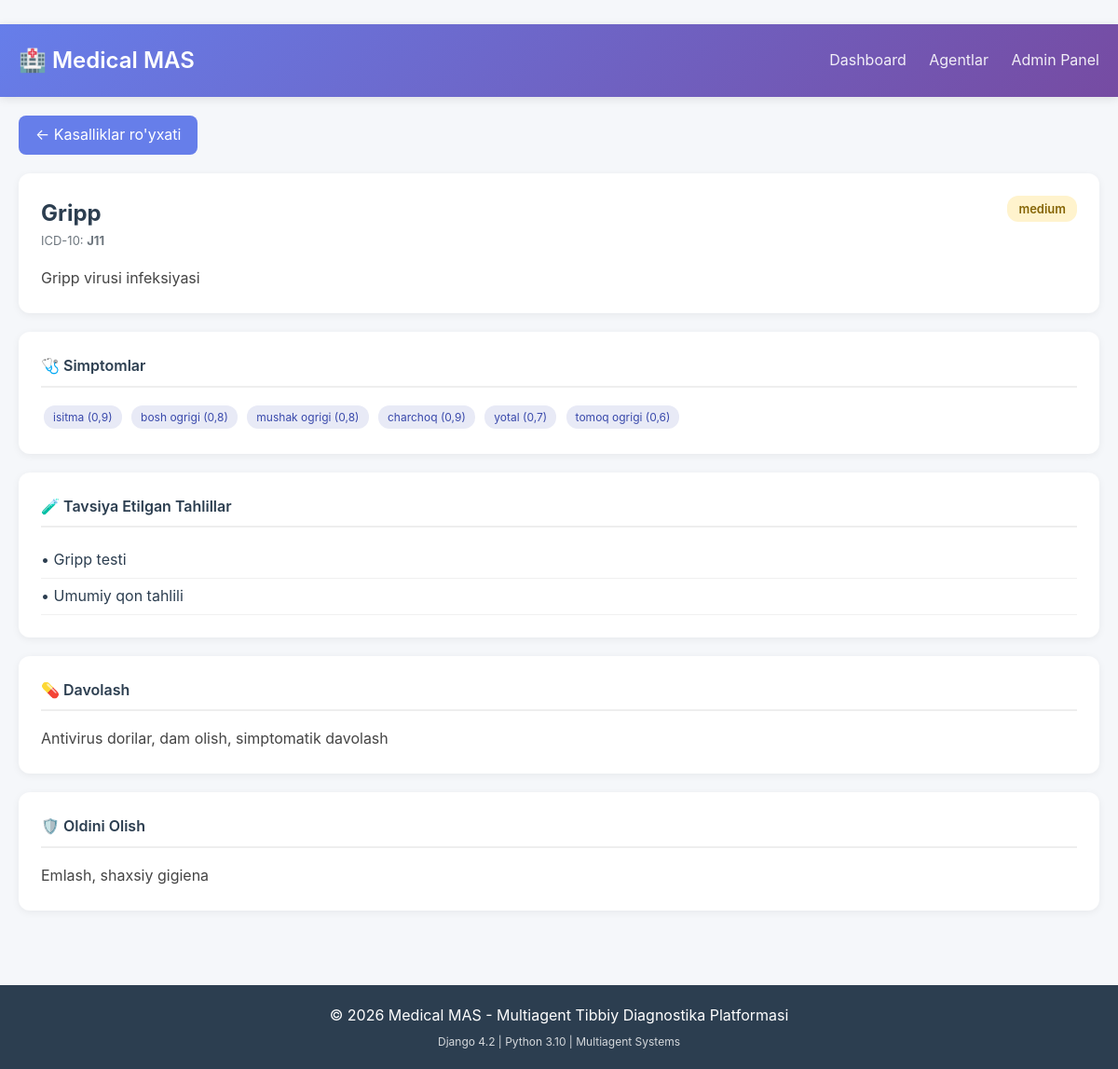
The page /diagnostics/diseases/2/ (signed in) on the database its author committed.
### apps/diagnostics/models.py (models this page shows, shortened)
class DiseasePattern(models.Model):
    name = models.CharField('Kasallik nomi', max_length=200, unique=True)
    icd_code = models.CharField('ICD-10 Kod', max_length=10, blank=True)
    description = models.TextField('Tavsif')
    symptoms = models.JSONField('Simptomlar', default=dict)
    severity = models.CharField(
        'Og\'irlik darajasi',
        max_length=20,
        choices=[(k, v) for k, v in SEVERITY_LEVELS.items()],
        default='MEDIUM'
    )
    recommended_tests = models.JSONField('Tavsiya etiladigan tahlillar', default=list)
    treatment_options = models.TextField('Davolash yo\'llari', blank=True)
    prevention = models.TextField('Oldini olish', blank=True)
    is_active = models.BooleanField('Faol', default=True)
    created_at = models.DateTimeField(auto_now_add=True)
    updated_at = models.DateTimeField(auto_now=True)
    class Meta:
        verbose_name = 'Kasallik Naqshi'
        verbose_name_plural = 'Kasallik Naqshlari'
        ordering = ['name']

### apps/diagnostics/views.py (the view)
# urls.py: path('diseases/<int:pk>/', views.disease_detail, name='disease_detail'),
@login_required
def disease_detail(request, pk):
    disease = get_object_or_404(DiseasePattern, pk=pk)
    context = {
        'disease': disease,
        'title': disease.name
    }
    return render(request, 'diagnostics/disease_detail.html', context)

### templates/diagnostics/disease_detail.html (shortened to what this page needs)
﻿{% extends "base.html" %}
{% block content %}
<div class="container">
  <a href="{% url 'diagnostics:disease_list' %}" class="back-btn">← Kasalliklar ro'yxati</a>
  <div class="card">
    <div style="display:flex; justify-content:space-between; align-items:flex-start; margin-bottom:16px;">
      <div>
        <h2 style="font-size:24px;">{{ disease.name }}</h2>
        {% if disease.icd_code %}<span style="font-size:13px; color:#6c757d;">ICD-10: <strong>{{ disease.icd_code }}</strong></span>{% endif %}
      </div>
      <span class="severity severity-{{ disease.severity }}">{{ disease.get_severity_display }}</span>
    </div>
    <p style="color:#444; line-height:1.7;">{{ disease.description }}</p>
  </div>
  {% if disease.symptoms %}
  <div class="card">
    <h3>🩺 Simptomlar</h3>
    {% for symptom, weight in disease.symptoms.items %}
    <span class="tag">{{ symptom }} ({{ weight }})</span>
    {% endfor %}
  </div>
  {% endif %}
  {% if disease.recommended_tests %}
  <div class="card">
    <h3>🧪 Tavsiya Etilgan Tahlillar</h3>
    {% for test in disease.recommended_tests %}<p style="padding:6px 0; border-bottom:1px solid #f0f0f0;">• {{ test }}</p>{% endfor %}
  </div>
  {% endif %}
  {% if disease.treatment_options %}
  <div class="card">
    <h3>💊 Davolash</h3>
    <p style="white-space:pre-line; color:#444; line-height:1.7;">{{ disease.treatment_options }}</p>
  </div>
  {% endif %}
  {% if disease.prevention %}
  <div class="card">
    <h3>🛡️ Oldini Olish</h3>
    <p style="white-space:pre-line; color:#444; line-height:1.7;">{{ disease.prevention }}</p>
  </div>
  {% endif %}
</div>
{% endblock %}

### templates/base.html (style rules this page uses)
* { margin: 0; padding: 0; box-sizing: border-box; }
body { font-family: -apple-system, BlinkMacSystemFont, 'Segoe UI', Roboto, 'Helvetica Neue', Arial, sans-serif; background: #f5f7fa; color: #2c3e50; line-height: 1.6; }
.container { max-width: 1200px; margin: 0 auto; padding: 0 20px; }

### templates/diagnostics/disease_detail.html (style rules this page uses)
.card { background: white; border-radius: 12px; box-shadow: 0 2px 8px rgba(0,0,0,0.06); padding: 24px; margin-bottom: 20px; }
.card h3 { font-size: 16px; font-weight: 600; margin-bottom: 16px; border-bottom: 2px solid #eee; padding-bottom: 8px; }
.back-btn { display: inline-block; padding: 8px 18px; background: #667eea; color: white; border-radius: 8px; text-decoration: none; margin-bottom: 20px; }
.tag { display: inline-block; background: #e8eaf6; color: #3949ab; padding: 3px 10px; border-radius: 12px; font-size: 12px; margin: 3px; }
.severity { display: inline-block; padding: 4px 12px; border-radius: 12px; font-size: 13px; font-weight: 600; }
.severity-MEDIUM { background: #fff3cd; color: #856404; }

### rows shown on the page
DiseasePattern: name "Gripp", icd_code "J11", severity "medium", description "Gripp virusi infeksiyasi", treatment_options "Antivirus dorilar, dam olish, simptomatik davolash", prevention "Emlash, shaxsiy gigiena"

### other values the page prints
{{ symptom }} "isitma" "bosh ogrigi" "mushak ogrigi" "charchoq" "yotal" "tomoq ogrigi"
{{ weight }} "0,9" "0,8" "0,8" "0,9" "0,7" "0,6"
{{ test }} "Gripp testi" "Umumiy qon tahlili"
